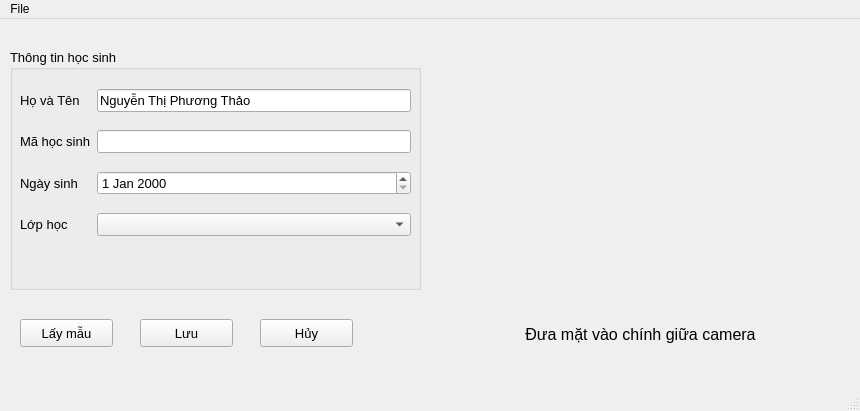
<?xml version="1.0" encoding="UTF-8"?>
<ui version="4.0">
 <class>MainWindow</class>
 <widget class="QMainWindow" name="MainWindow">
  <property name="geometry">
   <rect>
    <x>0</x>
    <y>0</y>
    <width>860</width>
    <height>411</height>
   </rect>
  </property>
  <property name="windowTitle">
   <string>MainWindow</string>
  </property>
  <widget class="QWidget" name="centralwidget">
   <widget class="QGroupBox" name="groupBox">
    <property name="geometry">
     <rect>
      <x>10</x>
      <y>30</y>
      <width>411</width>
      <height>241</height>
     </rect>
    </property>
    <property name="font">
     <font>
      <pointsize>10</pointsize>
     </font>
    </property>
    <property name="title">
     <string>Thông tin học sinh</string>
    </property>
    <widget class="QWidget" name="formLayoutWidget">
     <property name="geometry">
      <rect>
       <x>10</x>
       <y>40</y>
       <width>391</width>
       <height>176</height>
      </rect>
     </property>
     <layout class="QFormLayout" name="formLayout">
      <property name="verticalSpacing">
       <number>18</number>
      </property>
      <item row="0" column="0">
       <widget class="QLabel" name="nameLabel">
        <property name="font">
         <font>
          <pointsize>10</pointsize>
         </font>
        </property>
        <property name="text">
         <string>Họ và Tên</string>
        </property>
       </widget>
      </item>
      <item row="0" column="1">
       <widget class="QLineEdit" name="nameLineEdit">
        <property name="font">
         <font>
          <pointsize>10</pointsize>
         </font>
        </property>
        <property name="text">
         <string>Nguyễn Thị Phương Thảo </string>
        </property>
       </widget>
      </item>
      <item row="1" column="0">
       <widget class="QLabel" name="studentIdLabel">
        <property name="font">
         <font>
          <pointsize>10</pointsize>
         </font>
        </property>
        <property name="text">
         <string>Mã học sinh</string>
        </property>
       </widget>
      </item>
      <item row="1" column="1">
       <widget class="QLineEdit" name="studentIdLineEdit">
        <property name="font">
         <font>
          <pointsize>10</pointsize>
         </font>
        </property>
       </widget>
      </item>
      <item row="2" column="0">
       <widget class="QLabel" name="birthdayLabel">
        <property name="font">
         <font>
          <pointsize>10</pointsize>
         </font>
        </property>
        <property name="text">
         <string>Ngày sinh</string>
        </property>
       </widget>
      </item>
      <item row="2" column="1">
       <widget class="QDateEdit" name="birthdayDateEdit">
        <property name="font">
         <font>
          <pointsize>10</pointsize>
         </font>
        </property>
       </widget>
      </item>
      <item row="3" column="0">
       <widget class="QLabel" name="classLabel">
        <property name="font">
         <font>
          <pointsize>10</pointsize>
         </font>
        </property>
        <property name="text">
         <string>Lớp học</string>
        </property>
       </widget>
      </item>
      <item row="3" column="1">
       <widget class="QComboBox" name="classComboBox">
        <property name="font">
         <font>
          <pointsize>10</pointsize>
         </font>
        </property>
       </widget>
      </item>
     </layout>
    </widget>
   </widget>
   <widget class="ImageWidget" name="imgWidget" native="true">
    <property name="geometry">
     <rect>
      <x>450</x>
      <y>40</y>
      <width>391</width>
      <height>231</height>
     </rect>
    </property>
    <property name="autoFillBackground">
     <bool>false</bool>
    </property>
   </widget>
   <widget class="QPushButton" name="getSampleButton">
    <property name="geometry">
     <rect>
      <x>20</x>
      <y>300</y>
      <width>93</width>
      <height>28</height>
     </rect>
    </property>
    <property name="font">
     <font>
      <pointsize>10</pointsize>
     </font>
    </property>
    <property name="text">
     <string>Lấy mẫu</string>
    </property>
   </widget>
   <widget class="QLabel" name="guideLabel">
    <property name="geometry">
     <rect>
      <x>450</x>
      <y>300</y>
      <width>381</width>
      <height>31</height>
     </rect>
    </property>
    <property name="font">
     <font>
      <pointsize>12</pointsize>
     </font>
    </property>
    <property name="text">
     <string>Đưa mặt vào chính giữa camera</string>
    </property>
    <property name="alignment">
     <set>Qt::AlignCenter</set>
    </property>
   </widget>
   <widget class="QPushButton" name="saveButton">
    <property name="geometry">
     <rect>
      <x>140</x>
      <y>300</y>
      <width>93</width>
      <height>28</height>
     </rect>
    </property>
    <property name="font">
     <font>
      <pointsize>10</pointsize>
     </font>
    </property>
    <property name="text">
     <string>Lưu</string>
    </property>
   </widget>
   <widget class="QPushButton" name="cancelButton">
    <property name="geometry">
     <rect>
      <x>260</x>
      <y>300</y>
      <width>93</width>
      <height>28</height>
     </rect>
    </property>
    <property name="font">
     <font>
      <pointsize>10</pointsize>
     </font>
    </property>
    <property name="text">
     <string>Hủy</string>
    </property>
   </widget>
  </widget>
  <widget class="QMenuBar" name="menubar">
   <property name="geometry">
    <rect>
     <x>0</x>
     <y>0</y>
     <width>860</width>
     <height>26</height>
    </rect>
   </property>
   <widget class="QMenu" name="menuDanh_s_ch_ng_k">
    <property name="title">
     <string>File</string>
    </property>
    <addaction name="actionDanh_s_ch_ng_k"/>
   </widget>
   <addaction name="menuDanh_s_ch_ng_k"/>
  </widget>
  <widget class="QStatusBar" name="statusbar"/>
  <action name="actionDanh_s_ch_ng_k">
   <property name="text">
    <string>Danh sách đã đăng ký</string>
   </property>
  </action>
 </widget>
 <customwidgets>
  <customwidget>
   <class>ImageWidget</class>
   <extends>QWidget</extends>
   <header>imagewidget.h</header>
   <container>1</container>
  </customwidget>
 </customwidgets>
 <resources/>
 <connections/>
</ui>
